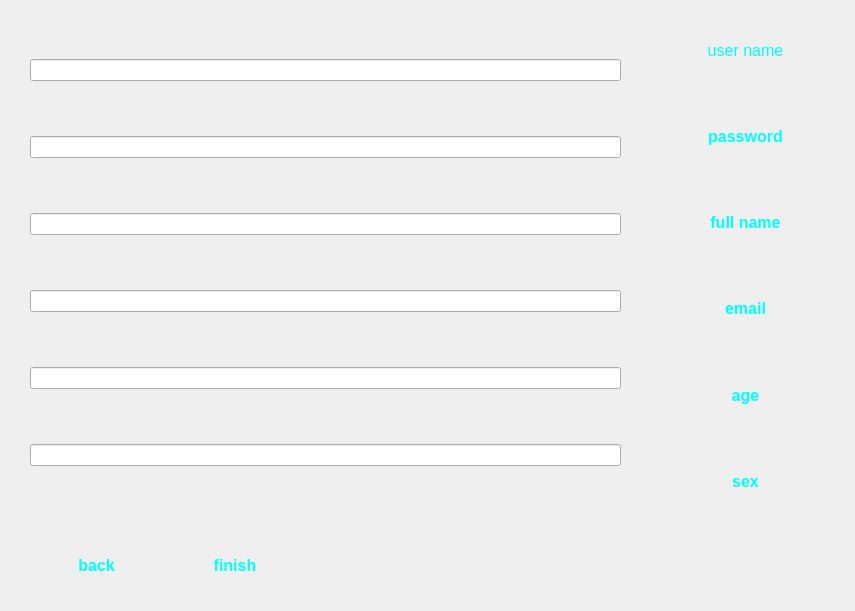
<?xml version="1.0" encoding="UTF-8"?>
<ui version="4.0">
 <class>Form</class>
 <widget class="QWidget" name="Form">
  <property name="geometry">
   <rect>
    <x>0</x>
    <y>0</y>
    <width>855</width>
    <height>611</height>
   </rect>
  </property>
  <property name="windowTitle">
   <string>Form</string>
  </property>
  <property name="styleSheet">
   <string notr="true">backgroundcolor:rgb(0, 0, 0)</string>
  </property>
  <widget class="QWidget" name="verticalLayoutWidget">
   <property name="geometry">
    <rect>
     <x>30</x>
     <y>10</y>
     <width>591</width>
     <height>511</height>
    </rect>
   </property>
   <layout class="QVBoxLayout" name="verticalLayout">
    <item>
     <widget class="QLineEdit" name="lineEdit"/>
    </item>
    <item>
     <widget class="QLineEdit" name="lineEdit_3"/>
    </item>
    <item>
     <widget class="QLineEdit" name="lineEdit_2"/>
    </item>
    <item>
     <widget class="QLineEdit" name="lineEdit_5"/>
    </item>
    <item>
     <widget class="QLineEdit" name="lineEdit_6"/>
    </item>
    <item>
     <widget class="QLineEdit" name="lineEdit_4"/>
    </item>
   </layout>
  </widget>
  <widget class="QWidget" name="verticalLayoutWidget_2">
   <property name="geometry">
    <rect>
     <x>670</x>
     <y>10</y>
     <width>151</width>
     <height>511</height>
    </rect>
   </property>
   <layout class="QVBoxLayout" name="verticalLayout_2">
    <item>
     <widget class="QLabel" name="label">
      <property name="styleSheet">
       <string notr="true">
       color: #00FFFF;
     font-size: 12pt;
       font-family: '%1';
      font-weight: normal;
     background-color: transparent;
      border: none;</string>
      </property>
      <property name="text">
       <string>user name</string>
      </property>
      <property name="alignment">
       <set>Qt::AlignmentFlag::AlignCenter</set>
      </property>
     </widget>
    </item>
    <item>
     <widget class="QLabel" name="label_2">
      <property name="styleSheet">
       <string notr="true">color: #00FFFF;
    font-size: 12pt;
    font-weight: bold;
    font-family: &quot;Segoe UI&quot;, &quot;Arial&quot;;
    background-color: transparent;
    border: none;</string>
      </property>
      <property name="text">
       <string>password</string>
      </property>
      <property name="alignment">
       <set>Qt::AlignmentFlag::AlignCenter</set>
      </property>
     </widget>
    </item>
    <item>
     <widget class="QLabel" name="label_4">
      <property name="styleSheet">
       <string notr="true">color: #00FFFF;
    font-size: 12pt;
    font-weight: bold;
    font-family: &quot;Segoe UI&quot;, &quot;Arial&quot;;
    background-color: transparent;
    border: none;</string>
      </property>
      <property name="text">
       <string>full name</string>
      </property>
      <property name="alignment">
       <set>Qt::AlignmentFlag::AlignCenter</set>
      </property>
     </widget>
    </item>
    <item>
     <widget class="QLabel" name="label_5">
      <property name="styleSheet">
       <string notr="true">color: #00FFFF;
    font-size: 12pt;
    font-weight: bold;
    font-family: &quot;Segoe UI&quot;, &quot;Arial&quot;;
    background-color: transparent;
    border: none;</string>
      </property>
      <property name="text">
       <string>email</string>
      </property>
      <property name="alignment">
       <set>Qt::AlignmentFlag::AlignCenter</set>
      </property>
     </widget>
    </item>
    <item>
     <widget class="QLabel" name="label_6">
      <property name="styleSheet">
       <string notr="true">color: #00FFFF;
    font-size: 12pt;
    font-weight: bold;
    font-family: &quot;Segoe UI&quot;, &quot;Arial&quot;;
    background-color: transparent;
    border: none;</string>
      </property>
      <property name="text">
       <string>age</string>
      </property>
      <property name="alignment">
       <set>Qt::AlignmentFlag::AlignCenter</set>
      </property>
     </widget>
    </item>
    <item>
     <widget class="QLabel" name="label_3">
      <property name="styleSheet">
       <string notr="true">color: #00FFFF;
    font-size: 12pt;
    font-weight: bold;
    font-family: &quot;Segoe UI&quot;, &quot;Arial&quot;;
    background-color: transparent;
    border: none;</string>
      </property>
      <property name="text">
       <string>sex</string>
      </property>
      <property name="alignment">
       <set>Qt::AlignmentFlag::AlignCenter</set>
      </property>
     </widget>
    </item>
   </layout>
  </widget>
  <widget class="QWidget" name="horizontalLayoutWidget">
   <property name="geometry">
    <rect>
     <x>30</x>
     <y>540</y>
     <width>271</width>
     <height>51</height>
    </rect>
   </property>
   <layout class="QHBoxLayout" name="horizontalLayout_4">
    <item>
     <widget class="QPushButton" name="pushButton_2">
      <property name="styleSheet">
       <string notr="true">color: #00FFFF;
    font-size: 12pt;
    font-weight: bold;
    font-family: &quot;Segoe UI&quot;, &quot;Arial&quot;;
    background-color: transparent;
    border: none;</string>
      </property>
      <property name="text">
       <string>back</string>
      </property>
     </widget>
    </item>
    <item>
     <widget class="QPushButton" name="pushButton">
      <property name="styleSheet">
       <string notr="true">color: #00FFFF;
    font-size: 12pt;
    font-weight: bold;
    font-family: &quot;Segoe UI&quot;, &quot;Arial&quot;;
    background-color: transparent;
    border: none;</string>
      </property>
      <property name="text">
       <string>finish</string>
      </property>
     </widget>
    </item>
   </layout>
  </widget>
 </widget>
 <resources/>
 <connections/>
</ui>
